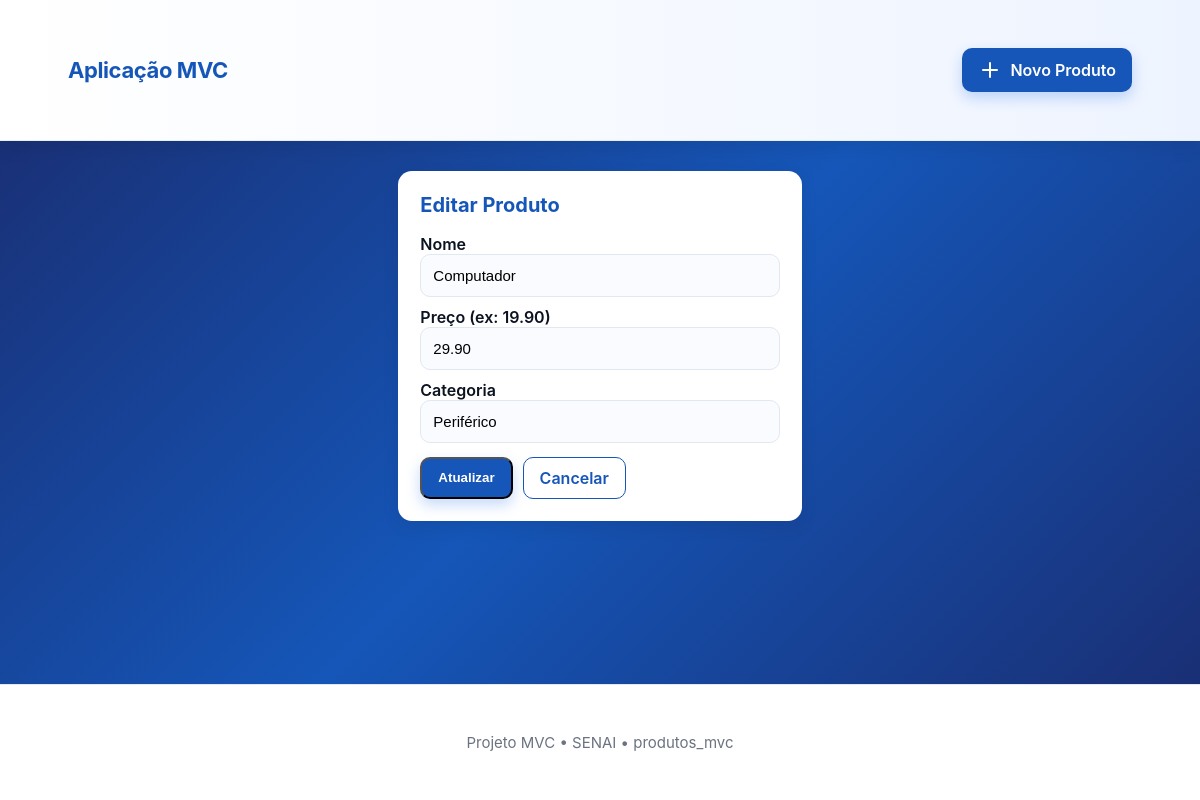
The page /index.php?a=edit&id=1 on the database its author committed.
### tables this page shows
CREATE TABLE `produtos` (
  `id` int(11) NOT NULL,
  `nome` varchar(100) NOT NULL,
  `preco` decimal(10,2) NOT NULL,
  `categoria` varchar(50) NOT NULL
);

### app/controllers/ProdutoController.php (called while the page is built, shortened)
<?php
class ProdutoController {
    private $model;
    public function __construct($model) {
        $this->model = $model;
    }
    public function edit() {
        $id = $_GET['id'] ?? null;
        $produto = $this->model->find($id);
        require __DIR__ . '/../views/layout/header.php';
        require __DIR__ . '/../views/produtos/edit.php';
        require __DIR__ . '/../views/layout/footer.php';
    }
}

### public/index.php (called while the page is built, shortened)
<?php
require_once __DIR__ . '/../app/models/Produto.php';
require_once __DIR__ . '/../app/controllers/ProdutoController.php';
$action = isset($_GET['a']) ? $_GET['a'] : 'index';
$db = new Database();
$produtoModel = new Produto($db->pdo);
$controllerObj = new ProdutoController($produtoModel);
$controllerObj->{$action}();

### app/models/Produto.php (called while the page is built, shortened)
<?php
class Produto {
    private $pdo;
    public function __construct(PDO $pdo) {
        $this->pdo = $pdo;
    }
    public function find($id) {
        $stmt = $this->pdo->prepare('SELECT * FROM produtos WHERE id = ?');
        $stmt->execute([$id]);
        return $stmt->fetch();
    }
}

### app/views/produtos/edit.php (the view, shortened to what this page needs)
<section class="card">
    <h2>Editar Produto</h2>
    <?php if (!$produto): ?>
        <p class="muted">Produto não encontrado.</p>
    <?php else: ?>
    <form action="index.php?a=update" method="post" class="form">
        <label>Nome
            <input type="text" name="nome" required maxlength="100" value="<?= htmlspecialchars($produto['nome']) ?>">
        </label>
        <label>Preço (ex: 19.90)
            <input type="number" step="0.01" name="preco" required value="<?= htmlspecialchars($produto['preco']) ?>">
        </label>
        <label>Categoria
            <input type="text" name="categoria" required maxlength="50" value="<?= htmlspecialchars($produto['categoria']) ?>">
        </label>
        <div class="actions">
            <button class="btn" type="submit">Atualizar</button>
            <a class="btn ghost" href="index.php">Cancelar</a>
        </div>
    </form>
    <?php endif; ?>
</section>

### assets/css/style.css (style rules this page uses)
:root { --bg: linear-gradient(135deg, #1a2a6c 0%, #1556b8 50%, #1a2a6c 100%); --card: #ffffff; --accent: #1556b8; --accent-hover: #1556b8; --muted: #6b7280; --danger: #f21d1d; --radius: 14px; --shadow: 0 6px 18px rgba(0, 0, 0, 0.08); --transition: all 0.25s ease; font-family: "Inter", system-ui, -apple-system, "Helvetica Neue", Arial; }
* { box-sizing: border-box; }
body { margin: 0; background: var(--bg); color: #0b1220; -webkit-font-smoothing: antialiased; min-height: 100vh; display: flex; flex-direction: column; }
.btn { background: var(--accent); color: white; padding: 10px 16px; border-radius: 10px; text-decoration: none; display: inline-flex; align-items: center; gap: 8px; font-weight: 600; transition: var(--transition); box-shadow: 0 6px 14px rgba(29, 109, 231, 0.25); }
.btn.ghost { background: transparent; color: var(--accent); border: 1.5px solid var(--accent); box-shadow: none; }
.card { background: var(--card); border-radius: var(--radius); padding: 22px; box-shadow: var(--shadow); margin-bottom: 24px; transition: var(--transition); }
h2 { margin-top: 0; font-size: 20px; color: var(--accent); }
.form label { display: block; margin-bottom: 10px; font-weight: 600; }
.form input[type="text"], .form input[type="number"] { width: 100%; padding: 12px; border-radius: 10px; border: 1px solid #e2e8f0; background: #f9fbff; transition: var(--transition); font-size: 15px; }
.actions { display: flex; gap: 10px; margin-top: 14px; flex-wrap: wrap; }

### rows shown on the page
produtos: nome "Computador", preco "29.90", categoria "Periférico"
